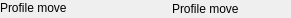
   <widget class="caFrame" name="caFrame_14">
    <property name="geometry">
     <rect>
      <x>56</x>
      <y>576</y>
      <width>291</width>
      <height>18</height>
     </rect>
    </property>
    <widget class="caLabel" name="caLabel_27">
     <property name="geometry">
      <rect>
       <x>0</x>
       <y>0</y>
       <width>90</width>
       <height>15</height>
      </rect>
     </property>
     <property name="text">
      <string>Profile move</string>
     </property>
     <property name="alignment">
      <set>Qt::AlignAbsolute|Qt::AlignLeading|Qt::AlignLeft|Qt::AlignVCenter</set>
     </property>
     <property name="fontScaleMode">
      <enum>ESimpleLabel::WidthAndHeight</enum>
     </property>
     <property name="foreground">
      <color>
       <red>0</red>
       <green>0</green>
       <blue>0</blue>
      </color>
     </property>
     <property name="background">
      <color alpha="0">
       <red>0</red>
       <green>0</green>
       <blue>0</blue>
      </color>
     </property>
     <property name="frameShape">
      <enum>QFrame::NoFrame</enum>
     </property>
    </widget>
    <widget class="caRelatedDisplay" name="caRelatedDisplay_14">
     <property name="geometry">
      <rect>
       <x>94</x>
       <y>0</y>
       <width>15</width>
       <height>15</height>
      </rect>
     </property>
     <property name="foreground">
      <color>
       <red>0</red>
       <green>0</green>
       <blue>0</blue>
      </color>
     </property>
     <property name="background">
      <color>
       <red>115</red>
       <green>223</green>
       <blue>255</blue>
      </color>
     </property>
     <property name="labels">
      <string>Profile 1</string>
     </property>
     <property name="files">
      <string>galil_profileMove.ui </string>
     </property>
     <property name="args">
      <string>P=$(DMC),TITLE=Galil profile, R=Prof1:, M1=$(M1), M2=$(M2), M3=$(M3), M4=$(M4), M5=$(M5), M6=$(M6), M7=$(M7), M8=$(M8)</string>
     </property>
     <property name="stackingMode" stdset="0">
      <enum>caRowColMenu::Menu</enum>
     </property>
     <property name="removeParent" stdset="0">
      <string>false</string>
     </property>
    </widget>
    <widget class="caLabel" name="caLabel_28">
     <property name="geometry">
      <rect>
       <x>172</x>
       <y>1</y>
       <width>90</width>
       <height>15</height>
      </rect>
     </property>
     <property name="text">
      <string>Profile move</string>
     </property>
     <property name="alignment">
      <set>Qt::AlignAbsolute|Qt::AlignLeading|Qt::AlignLeft|Qt::AlignVCenter</set>
     </property>
     <property name="fontScaleMode">
      <enum>ESimpleLabel::WidthAndHeight</enum>
     </property>
     <property name="foreground">
      <color>
       <red>0</red>
       <green>0</green>
       <blue>0</blue>
      </color>
     </property>
     <property name="background">
      <color alpha="0">
       <red>0</red>
       <green>0</green>
       <blue>0</blue>
      </color>
     </property>
     <property name="frameShape">
      <enum>QFrame::NoFrame</enum>
     </property>
    </widget>
    <widget class="caRelatedDisplay" name="caRelatedDisplay_15">
     <property name="geometry">
      <rect>
       <x>274</x>
       <y>1</y>
       <width>15</width>
       <height>15</height>
      </rect>
     </property>
     <property name="foreground">
      <color>
       <red>0</red>
       <green>0</green>
       <blue>0</blue>
      </color>
     </property>
     <property name="background">
      <color>
       <red>115</red>
       <green>223</green>
       <blue>255</blue>
      </color>
     </property>
     <property name="labels">
      <string>Profile 1</string>
     </property>
     <property name="files">
      <string>galil_CSprofileMove.ui </string>
     </property>
     <property name="args">
      <string>P=$(DMC),TITLE=Galil CS profile, R=Prof1:, M9=I, M10=J, M11=K, M12=L, M13=M, M14=N, M15=O, M16=P</string>
     </property>
     <property name="stackingMode" stdset="0">
      <enum>caRowColMenu::Menu</enum>
     </property>
     <property name="removeParent" stdset="0">
      <string>false</string>
     </property>
    </widget>
   </widget>
